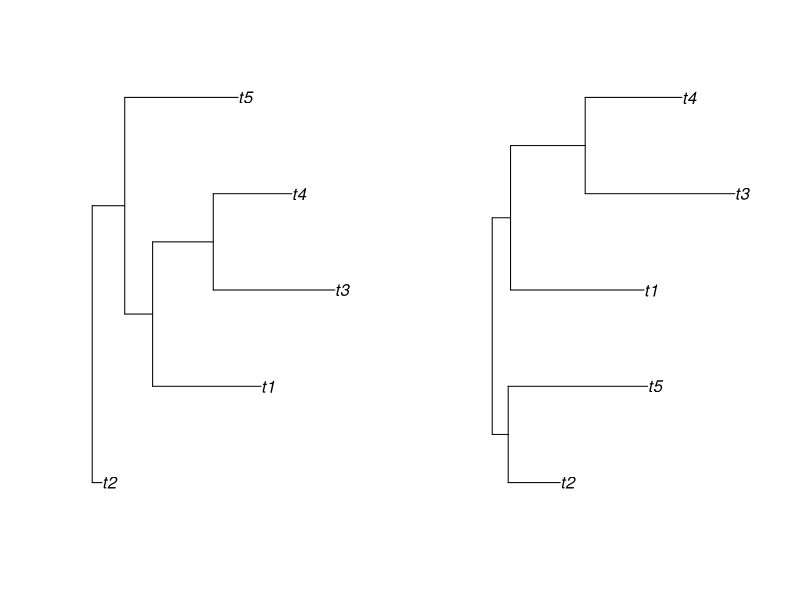

R code for this plot:
require(ape)
require(phytools)


#' proposal
#' Reroot the input tree by moving along the branches by step size
#' drawn from uniform (0, delta).  If this step crosses an internal
#' node, go up the left branch with probability 0.5.
#' @param phy {ape::phylo}:  input rooted tree
#' @param delta {double}:  maximum step size, s.t. proposal is U(-delta, delta)
proposal <- function(phy, delta=NA) {
  if (!is.rooted(phy)) {
    stop("Input tree must be rooted.")
  }
  if (is.na(delta)) {
    # default to 1% of entire tree length
    delta <- 0.01*sum(phy$edge.length)
  }
  if (delta > sum(phy$edge.length)) {
    # FIXME: diameter (longest path) would be better
    stop("Input delta is greater than total tree length.")
  }
  
  # process initiates at root of input tree
  root <- Ntip(phy) + 1
  step <- runif(1, 0, delta)
  
  # select a descendant branch at random
  child <- sample(phy$edge[which(phy$edge[,1]==root), 2], 1)
  clen <- phy$edge.length[which(phy$edge[,2] == child)]
  
  while (TRUE) {
    print(paste(root, child, clen, step))
    
    if (step > clen) {
      # step exceeds branch length
      root <- child
      step <- step - clen
    
      if (!is.element(child, phy$edge[,1])) {
        # child is terminal branch - reflect step for symmetric proposal
        phy <- reroot(phy, child)   # reroot at tip
        
        # update child
        prev.root <- phy$edge[1,][phy$edge[,2] == child]
        children <- phy$edge[which(phy$edge[,1]==prev.root), 2]
        child <- sample(list(children[children != child]), 1)[[1]]
      }
      else {
        # climb to next internal node, update child
        child <- sample(phy$edge[which(phy$edge[,1]==root), 2], 1)
      }
      clen <- phy$edge.length[which(phy$edge[,2] == child)]
    }
    else {
      # easiest case, step within current child branch
      return(reroot(phy, child, position=step))
    }
  }
}



#set.seed(1); phy <- rtree(5); write.tree(phy)
phy <- read.tree(text="(t2:0.06178627047,((t1:0.6870228467,(t3:0.76984142,t4:0.4976992421):0.3841037182):0.1765567525,t5:0.7176185083):0.2059745749);")

par(mfrow=c(1,2))
plot(phy); plot(proposal(phy, delta=0.5))



# TODO: calculate likelihood of rooted tree by regressing divergence on dates

# TODO: Metropolis-Hastings - from another package?
